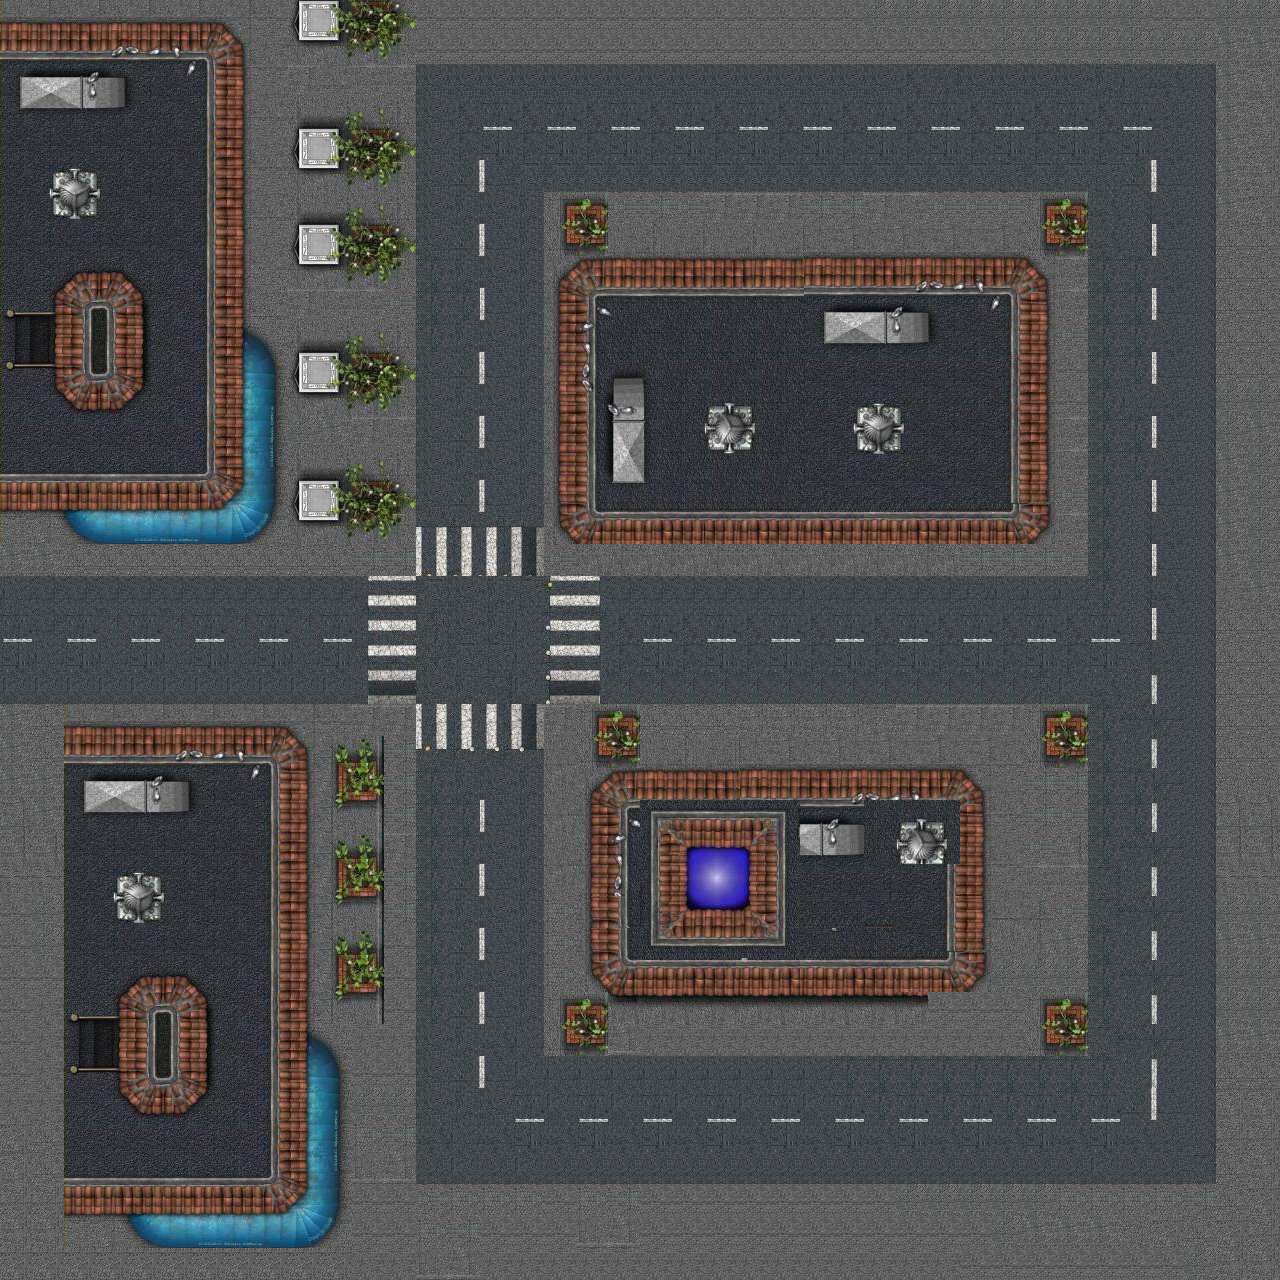

Tiled map render using the project's own tile images. Description and the map definition, with tile-layer contents summarised, below:
An orthogonal 40x40 tile map with 32x32 px tiles, 2 tile layers (Layer 1, layer 2), 4 tilesets and 21 objects (9x stone, 8x wall, point, dest, player, ...).

<map version="1.0" tiledversion="1.0.3" orientation="orthogonal" renderorder="right-down" width="40" height="40" tilewidth="32" tileheight="32" nextobjectid="111">
 <tileset firstgid="1" source="street.tsx" />
 <tileset firstgid="2853" source="stone.tsx" />
 <tileset firstgid="2854" source="gold_stone.tsx" />
 <tileset firstgid="2855" source="minimap2.tsx" />
 <layer name="Layer 1" width="40" height="40">
  <data>[1600 cells, 1600 non-empty, 83 distinct tile ids]</data>
 </layer>
 <layer name="layer 2" width="40" height="40">
  <data>[1600 cells, 691 non-empty, 373 distinct tile ids]</data>
 </layer>
 <objectgroup name="Obstacles" opacity="0.96">
  <object id="11" name="wall" x="416.005" y="0.00406958" width="864" height="64" />
  <object id="12" name="wall" x="544.016" y="191.989" width="544" height="384" />
  <object id="13" name="wall" x="416.013" y="1184" width="864" height="96" />
  <object id="15" name="wall" x="-0.00390625" y="0.0027705" width="416" height="576" />
  <object id="16" name="wall" x="0.00390625" y="703.999" width="416" height="576" />
  <object id="17" name="wall" x="1216.01" y="640.085" width="64" height="543.917" />
  <object id="24" name="wall" x="544.016" y="704.005" width="544" height="352" />
  <object id="25" name="point" x="1169.57" y="639.793" width="3.52355" height="3.00906" />
  <object id="51" name="wall" x="1216" y="63.9937" width="64" height="575.938" />
  <object id="53" name="stone" x="666.166" y="660.833" width="32" height="32" />
  <object id="67" name="stone" x="1033.83" y="587.25" width="32" height="32" />
  <object id="68" name="stone" x="938.683" y="657.187" width="32" height="32" />
  <object id="69" name="stone" x="1148.35" y="900.854" width="32" height="32" />
  <object id="70" name="stone" x="1100.35" y="208.854" width="32" height="32" />
  <object id="75" name="stone" x="495.021" y="656.854" width="32" height="32" />
  <object id="103" name="dest" x="1152.38" y="117.64" width="6.20833" height="5.91667" />
  <object id="105" name="player" x="34" y="641.333" width="32" height="32" rotation="0.27622" />
  <object id="106" name="stone" x="1104" y="476" width="32" height="32" />
  <object id="107" name="stone" x="1174.67" y="390.667" width="32" height="32" />
  <object id="109" name="stone" x="1105" y="314" width="32" height="32" />
 </objectgroup>
 <objectgroup name="TrafficLight">
  <object id="61" name="traffic_light" x="386.604" y="613.917" width="30" height="90" />
 </objectgroup>
</map>
